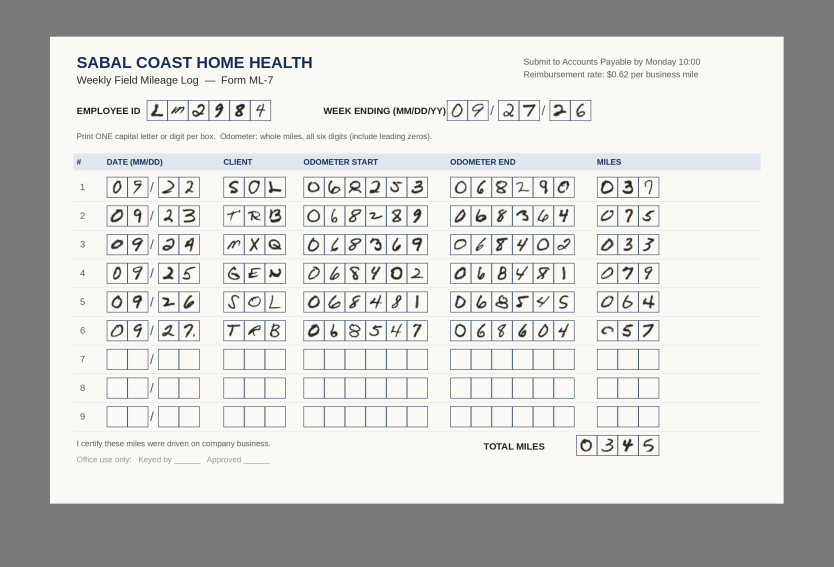
#> input picture invalid_continuity_clean.png, 2500 x 1700 px (shown at 1/3 size)
$ python -i registration.py   (imports and definitions only)
#> lines starting #> are read from the running program, lines starting #| are printed output that depends on the picture; after the words box and inside, x2 and y2 are one past the last pixel; in counts of white or black regions, pixels touching at a corner belong together
### mlreader/layout.py
"""Canonical Form ML-7 geometry and character-level field definitions."""

from dataclasses import dataclass


CANVAS_WIDTH = 2200
CANVAS_HEIGHT = 1400
LAYOUT_VERSION = "ml7-reference-2200x1400-v1"
CELL_MARGIN = 5
MAX_ROWS = 9


@dataclass(frozen=True)
class CellLocation:
    field: str
    position: int
    allowed: str  # "digit" or "letter"
    rect: tuple[int, int, int, int]  # left, top, right, bottom, canonical pixels
    row_number: int | None = None


def _cells(field, boxes, allowed, row_number=None):
    return [CellLocation(field, i, allowed, box, row_number) for i, box in enumerate(boxes)]


def _horizontal_cells(xs, y0, y1):
    return [(x0, y0, x1, y1) for x0, x1 in xs]


def _span_cells(x0, y0, width, height, count):
    return [
        (x0 + i * width, y0, x0 + (i + 1) * width, y0 + height)
        for i in range(count)
    ]


FIELDS: dict[str, list[CellLocation]] = {}
FIELDS["header.employee_id"] = [
    CellLocation(
        "header.employee_id",
        position,
        "letter" if position < 2 else "digit",
        rect,
    )
    for position, rect in enumerate(_span_cells(290, 190, 62, 62, 6))
]
FIELDS["header.week_ending"] = _cells(
    "header.week_ending",
    _horizontal_cells(
        [(1190, 1252), (1252, 1314), (1344, 1406), (1406, 1468), (1498, 1560), (1560, 1622)],
        190,
        252,
    ),
    "digit",
)
FIELDS["footer.total_miles"] = _cells(
    "footer.total_miles", _span_cells(1578, 1194, 62, 62, 4), "digit"
)

ROW_Y = [420, 506, 592, 678, 764, 850, 936, 1022, 1108]
_row_boxes = {
    "date": [(170, 232), (232, 294), (324, 386), (386, 448)],
    "client": [(520, 582), (582, 644), (644, 706)],
    "odometer_start": [(760 + i * 62, 822 + i * 62) for i in range(6)],
    "odometer_end": [(1200 + i * 62, 1262 + i * 62) for i in range(6)],
    "miles": [(1640 + i * 62, 1702 + i * 62) for i in range(3)],
}
_row_allowed = {
    "date": "digit",
    "client": "letter",
    "odometer_start": "digit",
    "odometer_end": "digit",
    "miles": "digit",
}
for _row, _y in enumerate(ROW_Y, start=1):
    for _field, _xs in _row_boxes.items():
        _key = f"rows.{_row}.{_field}"
        FIELDS[_key] = _cells(
            _key,
            _horizontal_cells(_xs, _y, _y + 62),
            _row_allowed[_field],
            _row,
        )

FIELD_LENGTHS = {key: len(value) for key, value in FIELDS.items()}
FIELD_KIND = {
    "header.employee_id": "employee_id",
    "header.week_ending": "week_ending",
    "footer.total_miles": "total_miles",
}
for _row in range(1, MAX_ROWS + 1):
    FIELD_KIND.update(
        {
            f"rows.{_row}.date": "trip_date",
            f"rows.{_row}.client": "client_code",
            f"rows.{_row}.odometer_start": "odometer",
            f"rows.{_row}.odometer_end": "odometer",
            f"rows.{_row}.miles": "miles",
        }
    )


# [8 lines left out: function all_cells, not called in this run]

### mlreader/registration.py
"""Form registration, fixed-grid cell extraction, and EMNIST normalization."""

from dataclasses import dataclass, replace
from functools import lru_cache
from pathlib import Path

import cv2
import numpy as np

from mlreader import REPO_ROOT
from mlreader.layout import CANVAS_HEIGHT, CANVAS_WIDTH, CELL_MARGIN, FIELDS

PREPROCESSING_VERSION = "ml7-cell-lighting-v3"
BORDER_RECOVERY_MARGIN = 2
CROP_BOUNDARY_WARNING = "Writing touches the crop boundary and may be clipped."
BORDER_RECOVERY_WARNING = "Expanded crop requires verification against the source."
LIGHTING_WARNING = "Lighting-adjusted ink requires verification against the source."


@dataclass
class RegistrationResult:
    ok: bool
    image: np.ndarray | None
    method: str
    corners: list[list[float]] | None
    reason: str | None = None
    template_alignment: dict | None = None


@dataclass
class CellCrop:
    field: str
    position: int
    allowed: str
    row_number: int | None
    rect: tuple[int, int, int, int]
    image: np.ndarray
    normalized: np.ndarray | None
    extraction_status: str
    ink_pixels: int
    extraction_reason: str | None = None
    preprocessing_issues: tuple[str, ...] = ()
    crop_rect: tuple[int, int, int, int] | None = None
    border_recovery: dict | None = None
    lighting_adjustment: dict | None = None


def load_image(source):
    """Load an image path or BGR/RGB array as a BGR NumPy image."""
    if isinstance(source, np.ndarray):
        image = source
        if image.ndim == 2:
            return cv2.cvtColor(image, cv2.COLOR_GRAY2BGR)
        if image.ndim != 3 or image.shape[2] not in (3, 4):
            raise ValueError("Image array must be grayscale, BGR, RGB, or BGRA.")
        if image.shape[2] == 4:
            return cv2.cvtColor(image, cv2.COLOR_BGRA2BGR)
        return image.copy()
    path = Path(source)
    if not path.is_file():
        raise FileNotFoundError(f"Image not found: {path}")
    raw = np.fromfile(path, dtype=np.uint8)
    image = cv2.imdecode(raw, cv2.IMREAD_COLOR)
    if image is None:
        raise ValueError(f"Could not decode image: {path}")
    return image


def _order_quad(points):
    points = np.asarray(points, dtype=np.float32).reshape(4, 2)
    ordered = np.zeros((4, 2), dtype=np.float32)
    sums = points.sum(axis=1)
    diffs = np.diff(points, axis=1).reshape(-1)
    ordered[0] = points[np.argmin(sums)]  # top-left
    ordered[2] = points[np.argmax(sums)]  # bottom-right
    ordered[1] = points[np.argmin(diffs)]  # top-right
    ordered[3] = points[np.argmax(diffs)]  # bottom-left
    return ordered


def _page_quad(gray):
    blurred = cv2.GaussianBlur(gray, (5, 5), 0)
    _, binary = cv2.threshold(blurred, 0, 255, cv2.THRESH_BINARY + cv2.THRESH_OTSU)
    contours, _ = cv2.findContours(binary, cv2.RETR_EXTERNAL, cv2.CHAIN_APPROX_SIMPLE)
    frame_area = float(gray.shape[0] * gray.shape[1])
    for contour in sorted(contours, key=cv2.contourArea, reverse=True)[:20]:
        area = cv2.contourArea(contour)
        if area < frame_area * 0.20:
            continue
        perimeter = cv2.arcLength(contour, True)
        approx = cv2.approxPolyDP(contour, 0.018 * perimeter, True)
        if len(approx) != 4 or not cv2.isContourConvex(approx):
            continue
        quad = _order_quad(approx)
        top = np.linalg.norm(quad[1] - quad[0])
        bottom = np.linalg.norm(quad[2] - quad[3])
        left = np.linalg.norm(quad[3] - quad[0])
        right = np.linalg.norm(quad[2] - quad[1])
        width = (top + bottom) / 2
        height = (left + right) / 2
        ratio = width / max(height, 1)
        if 1.25 <= ratio <= 1.9:
            return quad
    return None


@lru_cache(maxsize=1)
def _template_features():
    template = cv2.imread(str(REPO_ROOT / "assets/form_ml7_blank.png"), cv2.IMREAD_GRAYSCALE)
    if template is None:
        return (), None
    keypoints, descriptors = cv2.ORB_create(nfeatures=6000).detectAndCompute(template, None)
    return keypoints, descriptors


def _align_template(image, allow_page_transform=False):
    """Align the printed ML-7 features, independently of the handwritten answers."""
    template_points, template_descriptors = _template_features()
    gray = cv2.cvtColor(image, cv2.COLOR_BGR2GRAY)
    points, descriptors = cv2.ORB_create(nfeatures=6000).detectAndCompute(gray, None)
    details = {"verified": False, "applied": False, "matches": 0, "inliers": 0}
    if template_descriptors is None or descriptors is None:
        details["reason"] = "Printed form features could not be matched to the ML-7 template."
        return image, details
    pairs = cv2.BFMatcher(cv2.NORM_HAMMING).knnMatch(template_descriptors, descriptors, k=2)
    matches = [pair[0] for pair in pairs if len(pair) == 2 and pair[0].distance < 0.7 * pair[1].distance]
    details["matches"] = len(matches)
    if len(matches) < 25:
        details["reason"] = "Too few printed form features matched the ML-7 template."
        return image, details
    source = np.float32([points[match.trainIdx].pt for match in matches])
    target = np.float32([template_points[match.queryIdx].pt for match in matches])
    transform, mask = cv2.findHomography(source, target, cv2.RANSAC, 3.0)
    if transform is None or mask is None or not np.isfinite(transform).all():
        details["reason"] = "Printed form alignment could not be estimated reliably."
        return image, details
    accepted = mask.ravel().astype(bool)
    details["inliers"] = int(accepted.sum())
    coverage = cv2.contourArea(cv2.convexHull(target[accepted])) / (CANVAS_WIDTH * CANVAS_HEIGHT)
    corners = np.float32([[0, 0], [CANVAS_WIDTH - 1, 0], [CANVAS_WIDTH - 1, CANVAS_HEIGHT - 1], [0, CANVAS_HEIGHT - 1]])
    page_corners = None
    if allow_page_transform:
        try:
            page_corners = cv2.perspectiveTransform(corners[None], np.linalg.inv(transform))[0]
        except np.linalg.LinAlgError:
            details["reason"] = "Printed form alignment could not be estimated reliably."
            return image, details
        if not np.isfinite(page_corners).all() or not cv2.isContourConvex(page_corners):
            details["reason"] = "Printed form alignment failed the coverage or geometry checks."
            return image, details
        height, width = image.shape[:2]
        x_min, y_min = page_corners.min(axis=0)
        x_max, y_max = page_corners.max(axis=0)
        page_share = abs(cv2.contourArea(page_corners)) / (width * height)
        details["captured_page_area_share"] = float(page_share)
        page_geometry_ok = (
            x_min >= -width * 0.1
            and y_min >= -height * 0.1
            and x_max <= width * 1.1
            and y_max <= height * 1.1
            and 0.06 <= page_share <= 1.2
        )
        displacement = None
    else:
        aligned_corners = cv2.perspectiveTransform(corners[None], transform)[0]
        displacement = float(np.linalg.norm(aligned_corners - corners, axis=1).max())
        details["maximum_corner_displacement"] = displacement
        page_geometry_ok = np.isfinite(aligned_corners).all() and cv2.isContourConvex(aligned_corners)
    details["matched_template_area_share"] = float(coverage)
    spans = np.ptp(target[accepted], axis=0)
    if (
        details["inliers"] < 25
        or accepted.mean() < 0.45
        or coverage < 0.05
        or spans[0] < CANVAS_WIDTH * 0.45
        or spans[1] < CANVAS_HEIGHT * 0.1
        or (displacement is not None and displacement > CANVAS_WIDTH * 0.1)
        or np.linalg.det(transform[:2, :2]) <= 0
        or not page_geometry_ok
    ):
        details["reason"] = "Printed form alignment failed the coverage or geometry checks."
        return image, details
    details.update(verified=True, reason=None, transform=transform.tolist())
    if allow_page_transform:
        details.update(applied=True, method="printed-template-perspective", page_corners=page_corners.tolist())
        aligned = cv2.warpPerspective(
            image, transform, (CANVAS_WIDTH, CANVAS_HEIGHT),
            flags=cv2.INTER_CUBIC, borderValue=(255, 255, 255),
        )
        return aligned, details
    # Preserve an already aligned scan rather than resampling its characters.
    if displacement <= 1.0:
        return image, details
    details["applied"] = True
    aligned = cv2.warpPerspective(
        image, transform, (CANVAS_WIDTH, CANVAS_HEIGHT),
        flags=cv2.INTER_CUBIC, borderValue=(255, 255, 255),
    )
    return aligned, details


def _registered_result(image, method, corners):
    image, alignment = _align_template(image)
    if alignment["applied"]:
        method += "+printed-template"
    return RegistrationResult(True, image, method, corners, template_alignment=alignment)


def register_page(source):
    """Find a paper boundary and warp it to the supplied ML-7 template size.

    Printed template features then correct offsets caused by printing margins.
    If the page edge blends into a phone-photo background, printed ML-7 features
    provide a second registration path. An aspect-ratio fallback supports
    flatbed scans that have already been cropped to the page.
    """
    image = load_image(source)
    height, width = image.shape[:2]
    gray = cv2.cvtColor(image, cv2.COLOR_BGR2GRAY)
    quad = _page_quad(gray)
    target = np.float32(
        [[0, 0], [CANVAS_WIDTH - 1, 0], [CANVAS_WIDTH - 1, CANVAS_HEIGHT - 1], [0, CANVAS_HEIGHT - 1]]
    )
    if quad is not None:
        transform = cv2.getPerspectiveTransform(quad, target)
        warped = cv2.warpPerspective(
            image,
            transform,
            (CANVAS_WIDTH, CANVAS_HEIGHT),
            flags=cv2.INTER_CUBIC,
            borderMode=cv2.BORDER_REPLICATE,
        )
        return _registered_result(warped, "paper-boundary-perspective", quad.tolist())

    # A phone can capture a white page against a white or unevenly lit surface,
    # leaving no reliable outer contour. The fixed printed form still provides
    # enough landmarks to estimate a perspective transform in many such cases.
    aligned, alignment = _align_template(image, allow_page_transform=True)
    if alignment["verified"]:
        return RegistrationResult(
            True, aligned, "printed-template-perspective", alignment["page_corners"],
            template_alignment=alignment,
        )

    input_ratio = width / max(height, 1)
    target_ratio = CANVAS_WIDTH / CANVAS_HEIGHT
    if abs(input_ratio - target_ratio) <= 0.035:
        resized = cv2.resize(image, (CANVAS_WIDTH, CANVAS_HEIGHT), interpolation=cv2.INTER_AREA)
        corners = [[0.0, 0.0], [width - 1.0, 0.0], [width - 1.0, height - 1.0], [0.0, height - 1.0]]
        return _registered_result(resized, "aspect-ratio-flat-scan", corners)

    # Some mobile browsers save a landscape form in a portrait-oriented pixel
    # buffer. Try both quarter-turns and accept only the one that matches the
    # printed template in its expected orientation.
    if abs((1 / max(input_ratio, 1e-9)) - target_ratio) <= 0.035:
        for rotation in (cv2.ROTATE_90_CLOCKWISE, cv2.ROTATE_90_COUNTERCLOCKWISE):
            rotated = cv2.rotate(image, rotation)
            resized = cv2.resize(rotated, (CANVAS_WIDTH, CANVAS_HEIGHT), interpolation=cv2.INTER_AREA)
            aligned, alignment = _align_template(resized)
            if alignment["verified"]:
                corners = [[0.0, 0.0], [height - 1.0, 0.0], [height - 1.0, width - 1.0], [0.0, width - 1.0]]
                return RegistrationResult(
                    True, aligned, "rotated-aspect-ratio-flat-scan", corners,
                    template_alignment=alignment,
                )

    return RegistrationResult(
        False,
        None,
        "rejected",
        None,
        "Could not locate a page quadrilateral and the image aspect ratio does not match Form ML-7.",
    )


# [326 lines left out: functions _clean_cell_ink, _prepare_cell_gray, normalize_cell, _recover_border_ink, center_ink, normalize_emnist and 3 more, not called in this run]

>>> import cv2
>>> picture = cv2.imread('../invalid_continuity_clean.png')
#> picture is the input picture: shape (1700, 2500, 3); mean B, G, R 202.7, 204.9, 204.9
>>> result = register_page(picture)
#> in _page_quad, `_, binary = cv2.threshold(blurred, 0, 255, cv2.THRESH_BINARY + cv2.THR..`:
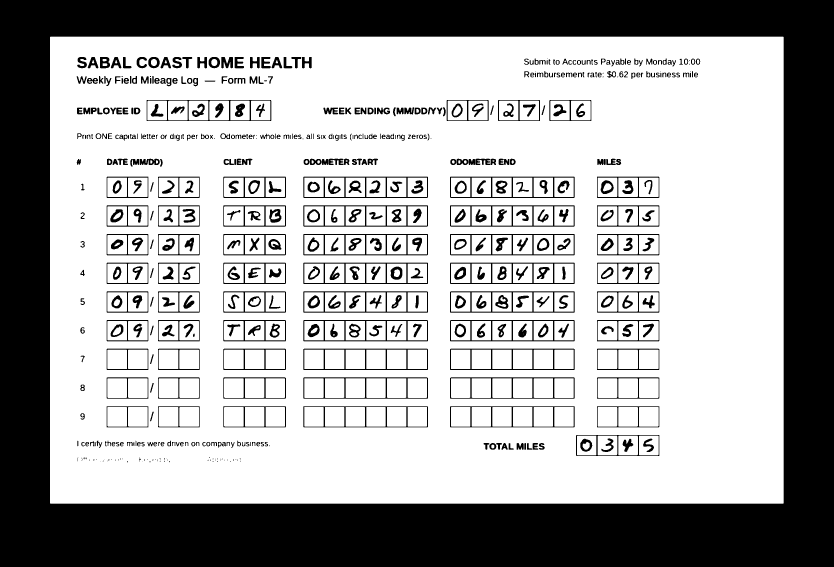
#> binary: shape (1700, 2500) (shown at 1/3 size); 66.4% white; 608 black regions (69 under 20 px), largest, box (x1, y1, x2, y2) and area: (0, 0, 2500, 1700) 1166403, (910, 788, 1284, 852) 3748, (1350, 530, 1724, 594) 3747
#> in _page_quad, `contours, _ = cv2.findContours(binary, cv2.RETR_EXTERNAL, cv2.CHAIN_AP..`: contours = 1 item
#> the loop in _page_quad, `for contour in sorted(contours, key=cv2.contourArea, reverse=True)[:20]:` made 1 pass
#> (area, perimeter, points in _order_quad, sums in _order_quad, diffs in _order_quad, quad, top) on pass 1: (3079998, 7197.7, [[150, 111], [151, 1510], [2350, 1509], [2349, 110]], [261, 1661, 3859, 2459], [-39, 1359, -841, -2239], [[150, 111], [2349, 110], [2350, 1509], [151, 1510]], 2199)
#> in register_page, `quad = _page_quad(gray)`: quad = [[150, 111], [2349, 110], [2350, 1509], [151, 1510]]
#> in register_page, `transform = cv2.getPerspectiveTransform(quad, target)`: transform = [[1, -0.000715, -149.9], [0.000455, 1, -111.1], [4.15e-20, -9.24e-20, 1]]
#> in register_page, `warped = cv2.warpPerspective( image, transform, (CANVAS_WIDTH, CANVAS_..`:
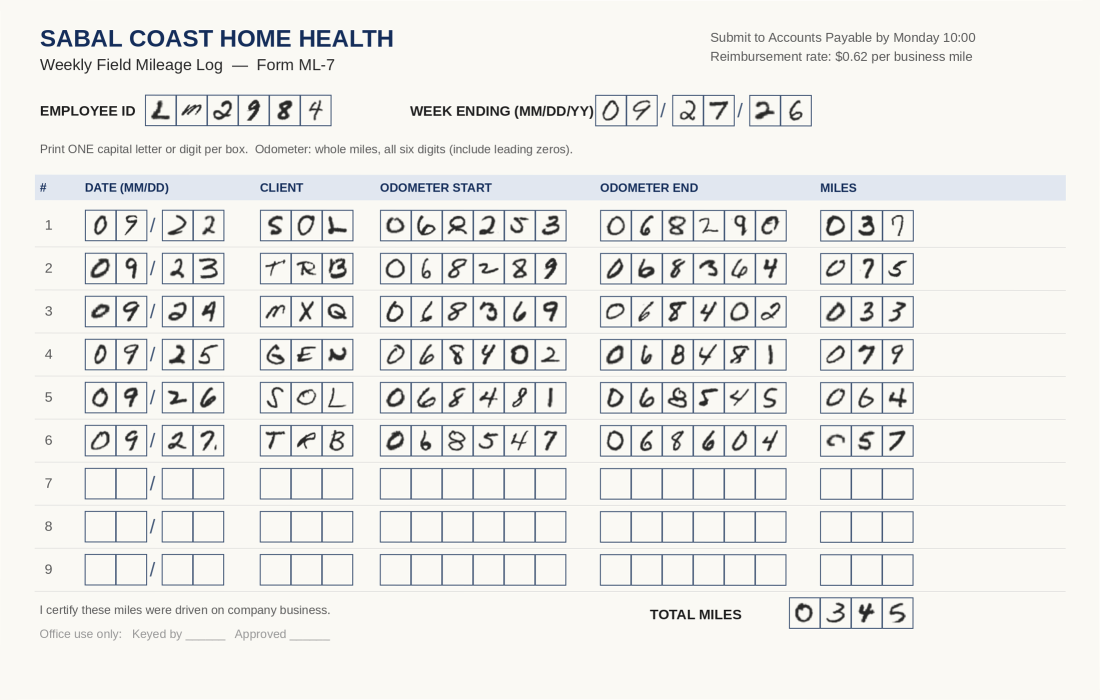
#> warped: shape (1400, 2200, 3) (shown at 1/2 size); mean B, G, R 233.2, 236.2, 236.1
#> in _align_template, `points, descriptors = cv2.ORB_create(nfeatures=6000).detectAndCompute(..`: points = 6000 keypoints; strongest (x, y, size): (137, 216, 44.6), (200, 215, 37.2), (1363, 1229, 31), (341, 133, 37.2)
#> in _registered_result, `image, alignment = _align_template(image)`: alignment = 5 items

$ run again, on invalid_continuity_perspective_shadow.png
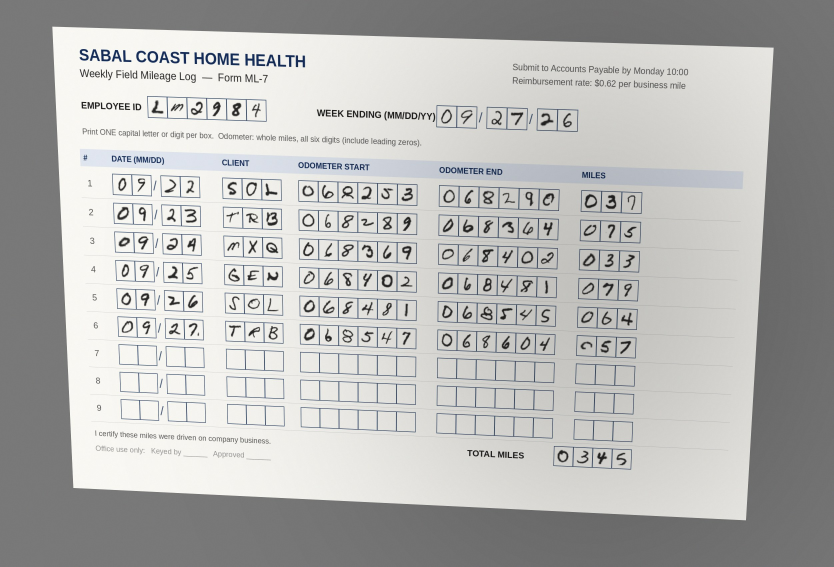
#> input picture invalid_continuity_perspective_shadow.png, 2500 x 1700 px (shown at 1/3 size)
#> picture is the input picture: shape (1700, 2500, 3); mean B, G, R 180.4, 182.2, 182.2
#> in _page_quad, `_, binary = cv2.threshold(blurred, 0, 255, cv2.THRESH_BINARY + cv2.THR..`:
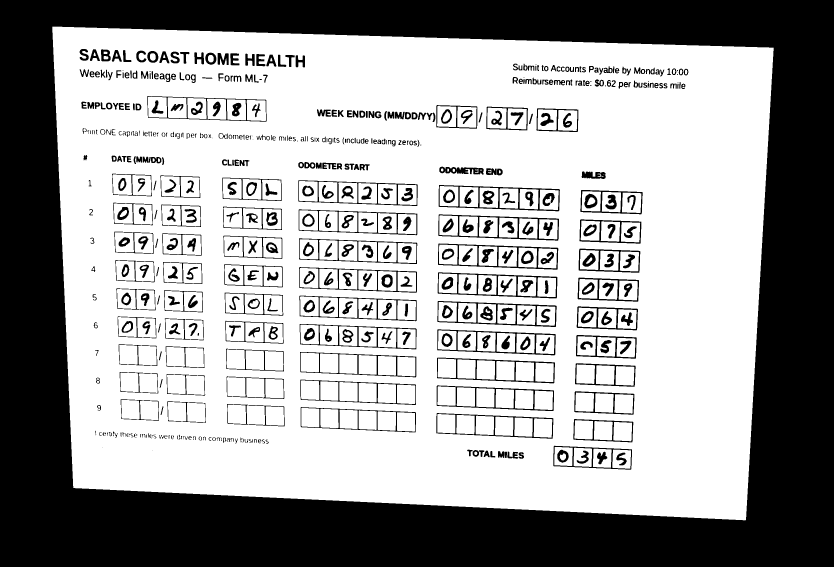
#> binary: shape (1700, 2500) (shown at 1/3 size); 63% white; 578 black regions (38 under 20 px)
#> contours = 1 contour; box (x1, y1, x2, y2) and area: (157, 80, 2321, 1561) 2927316
#> the loop in _page_quad, `for contour in sorted(contours, key=cv2.contourArea, reverse=True)[:20]:` made 1 pass
#> (area, perimeter, points in _order_quad, sums in _order_quad, diffs in _order_quad, quad, top) on pass 1: (2927315.5, 7106.2, [[157, 80], [220, 1463], [2237, 1559], [2320, 143]], [237, 1683, 3796, 2463], [-77, 1243, -678, -2177], [[157, 80], [2320, 143], [2237, 1559], [220, 1463]], 2163.9)
#> in register_page, `quad = _page_quad(gray)`: quad = [[157, 80], [2320, 143], [2237, 1559], [220, 1463]]
#> transform = [[1.05, -0.0476, -160.4], [-0.0275, 0.944, -71.21], [1.48e-05, -4.87e-05, 1]]
#> in register_page, `warped = cv2.warpPerspective( image, transform, (CANVAS_WIDTH, CANVAS_..`:
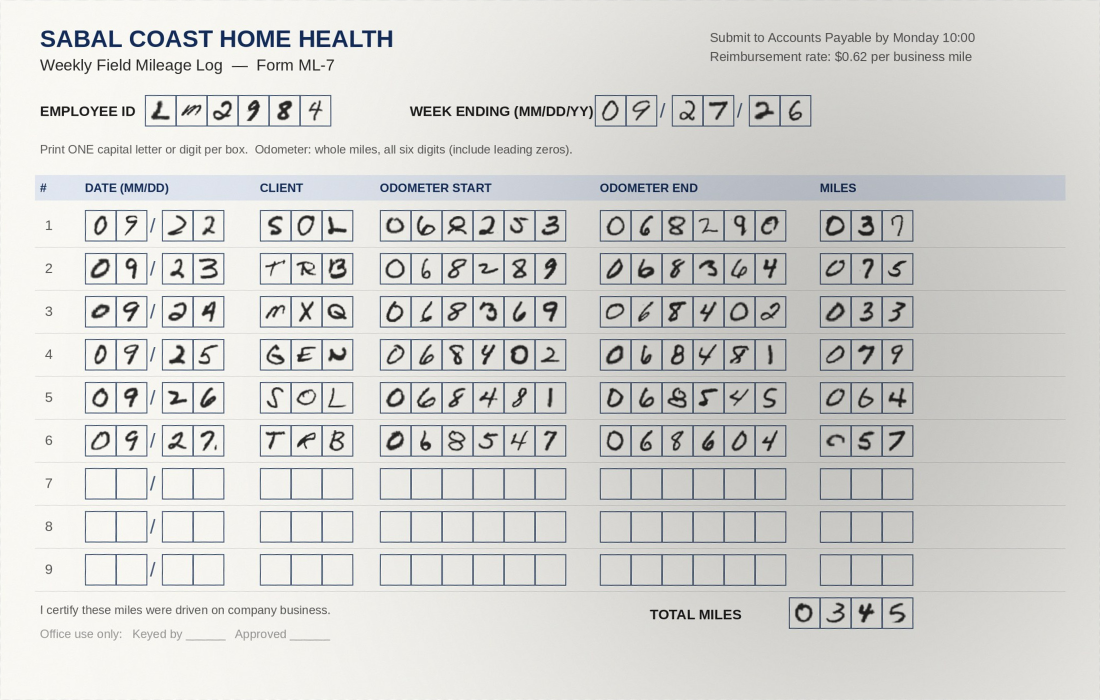
#> warped: shape (1400, 2200, 3) (shown at 1/2 size); mean B, G, R 210.3, 212.9, 212.9
#> in _align_template, `points, descriptors = cv2.ORB_create(nfeatures=6000).detectAndCompute(..`: points = 6000 keypoints; strongest (x, y, size): (257, 218, 53.6), (137, 216, 53.6), (168, 218, 53.6), (204, 226, 44.6)
#> alignment = 5 items
